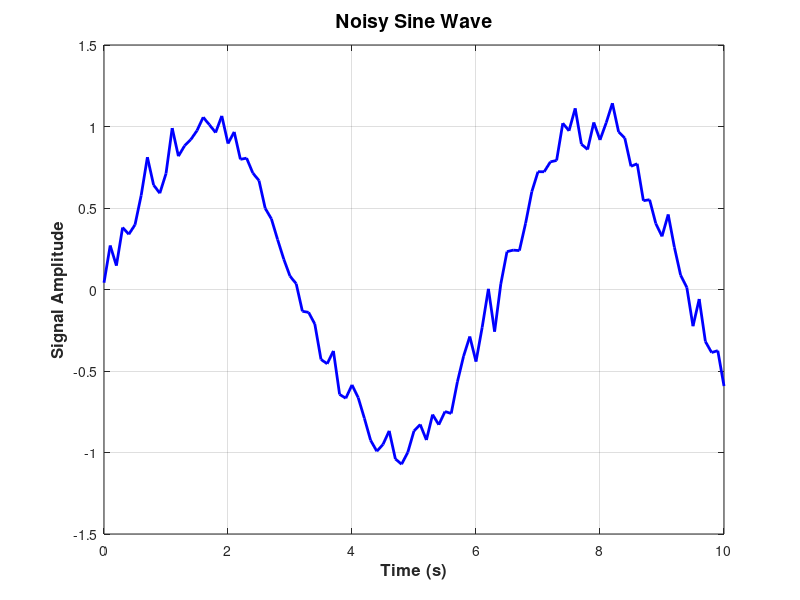
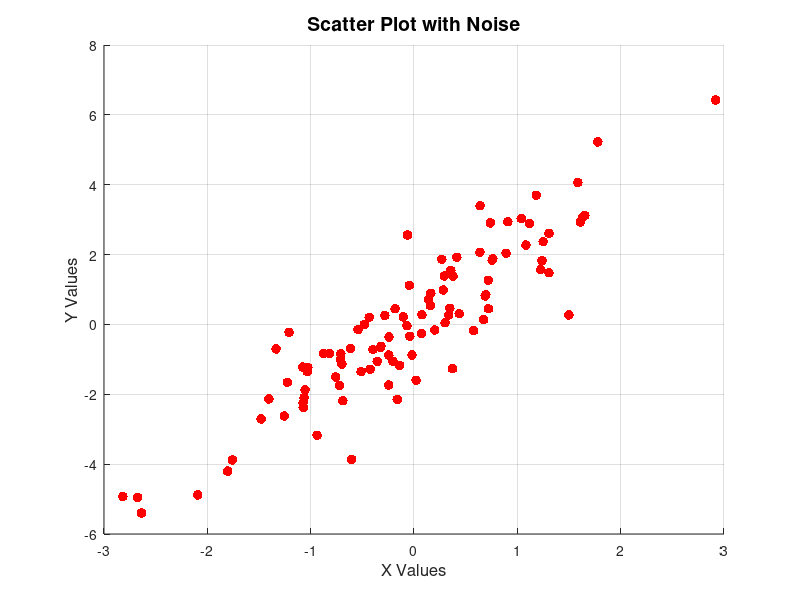

These figures' MATLAB source, in order: (Note: this script raises an error after producing the figures.)
%% 1. Basic 2D Plot
% Random data
x = 0:0.1:10;
y = sin(x) + 0.1*randn(size(x));

figure;
plot(x,y,'-b','LineWidth',2);
xlabel('Time (s)','FontSize',12,'FontWeight','bold');
ylabel('Signal Amplitude','FontSize',12,'FontWeight','bold');
title('Noisy Sine Wave','FontSize',14,'FontWeight','bold');
grid on;

%% 2. Scatter Plot
x = randn(1,100);
y = 2*x + randn(1,100);

figure;
scatter(x,y,50,'filled','MarkerFaceColor','r');
xlabel('X Values','FontSize',12);
ylabel('Y Values','FontSize',12);
title('Scatter Plot with Noise','FontSize',14);
grid on;

%% 3. Histogram
data = randn(1,1000); % Normally distributed random data

figure;
histogram(data,30,'FaceColor','g','EdgeColor','k');
xlabel('Bins','FontSize',12);
ylabel('Frequency','FontSize',12);
title('Histogram of Random Data','FontSize',14);

%% 4. Bar Plot
categories = {'A','B','C','D'};
values = randi([10 50],1,4);

figure;
bar(values,'FaceColor',[0.2 0.6 0.8]);
set(gca,'XTickLabel',categories,'FontSize',12);
ylabel('Counts');
title('Bar Chart Example','FontSize',14);

%% 5. 3D Surface Plot
[X,Y] = meshgrid(-3:0.1:3,-3:0.1:3);
Z = peaks(X,Y);

figure;
surf(X,Y,Z);
xlabel('X-axis'); ylabel('Y-axis'); zlabel('Z-axis');
title('3D Surface Plot','FontSize',14);
shading interp; colorbar;

%% 6. Subplots (Publication-Ready)

x = 0:0.1:10;
y1 = sin(x);
y2 = cos(x);
y3 = exp(-0.1*x).*sin(2*x);
y4 = x.^2;

figure('Units','inches','Position',[1 1 8 6]);

subplot(2,2,1);
plot(x,y1,'-r','LineWidth',2);
xlabel('x'); ylabel('sin(x)'); title('Sine');

subplot(2,2,2);
plot(x,y2,'--b','LineWidth',2);
xlabel('x'); ylabel('cos(x)'); title('Cosine');

subplot(2,2,3);
plot(x,y3,'-k','LineWidth',2);
xlabel('x'); ylabel('Amplitude'); title('Damped Oscillation');

subplot(2,2,4);
plot(x,y4,'-g','LineWidth',2);
xlabel('x'); ylabel('x^2'); title('Quadratic');

sgtitle('Publication-Ready Subplots','FontSize',14,'FontWeight','bold');

%% 7. Customizing Figures (Publication Quality)
x = 0:0.1:5;
y = exp(-0.5*x).*cos(2*pi*x);

figure;
plot(x,y,'-m','LineWidth',2);
xlabel('Time (s)','FontSize',14,'FontWeight','bold');
ylabel('Amplitude','FontSize',14,'FontWeight','bold');
title('Damped Cosine Wave','FontSize',16,'FontWeight','bold');
grid on;

% Custom axes
set(gca,'FontSize',12,'LineWidth',1.5);
legend('exp(-0.5x)cos(2πx)','FontSize',12,'Location','northeast');

% Save as high resolution
print(gcf,'damped_cosine','-dpng','-r300');



